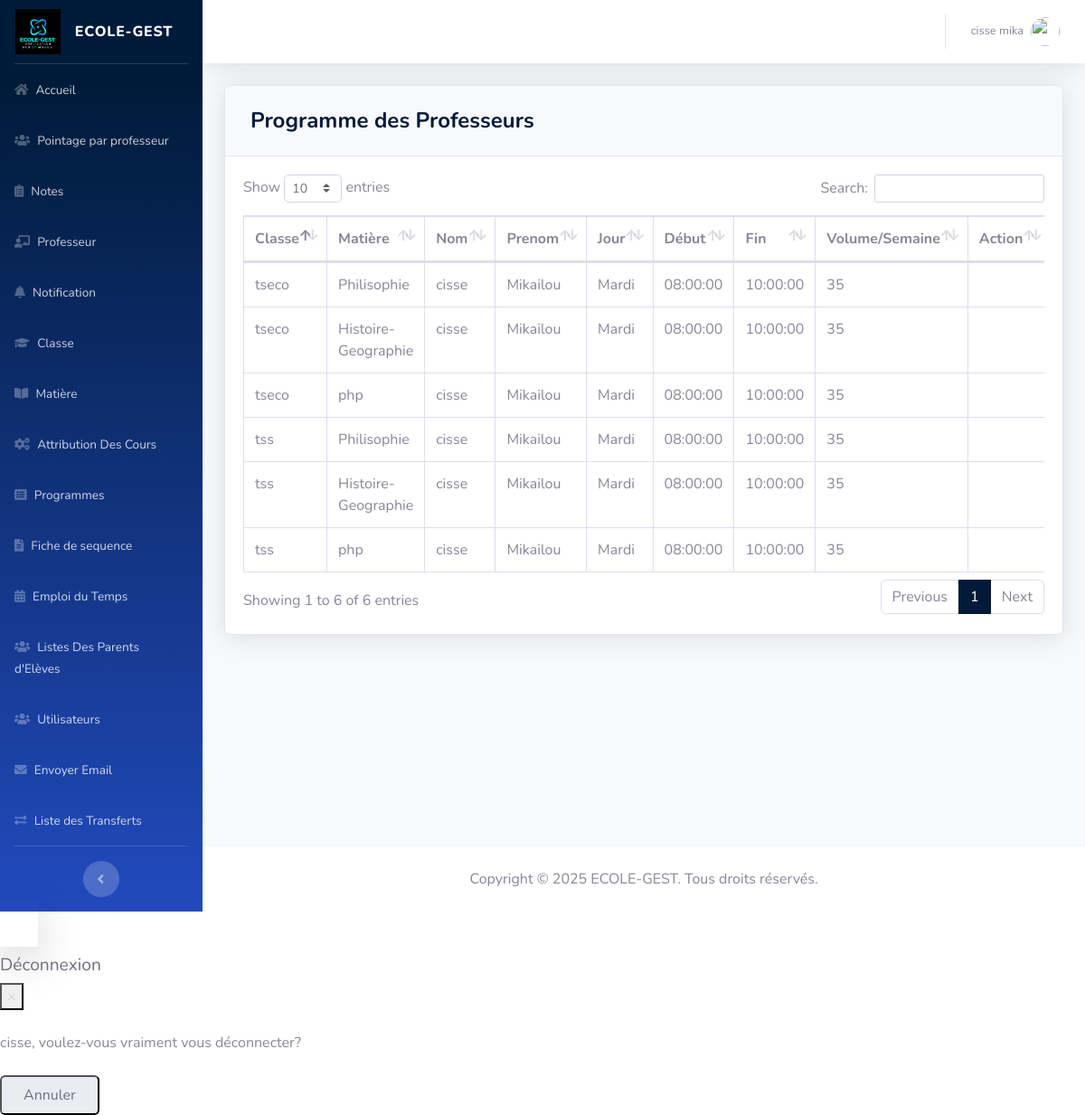
The page /pages/attri_provi.php (signed in) on the database its author committed.
### tables this page shows
CREATE TABLE `attribution` (
  `id_attribution` int(11) NOT NULL,
  `jour` varchar(100) DEFAULT NULL,
  `heure_debut` time DEFAULT NULL,
  `heure_fin` time DEFAULT NULL,
  `volume` int(11) DEFAULT NULL,
  `id_professeur` int(11) DEFAULT NULL,
  `nom_ecole` varchar(100) DEFAULT NULL,
  `champ_visible` int(1) NOT NULL DEFAULT 1,
  `id_classe` int(11) NOT NULL,
  `id_matiere` int(11) NOT NULL
);

CREATE TABLE `classe` (
  `id_classe` int(11) NOT NULL,
  `code_classe` varchar(100) DEFAULT NULL,
  `libelle_classe` varchar(100) DEFAULT NULL,
  `niveau` varchar(100) DEFAULT NULL,
  `id_filiere` int(11) DEFAULT NULL,
  `id_annee` int(11) DEFAULT NULL,
  `id_antenne` int(11) DEFAULT NULL,
  `nom_ecole` varchar(100) NOT NULL,
  `champ_visible` int(1) NOT NULL DEFAULT 1,
  `annee_scolaire` varchar(100) NOT NULL,
  `nombre_table` int(11) NOT NULL
);

CREATE TABLE `matiere` (
  `id_matiere` int(11) NOT NULL,
  `libelle_matiere` varchar(100) DEFAULT NULL,
  `champ_visible` int(1) NOT NULL DEFAULT 1,
  `nom_ecole` varchar(100) NOT NULL
);

CREATE TABLE `professeur` (
  `id_professeur` int(11) NOT NULL,
  `nom_professeur` varchar(100) DEFAULT NULL,
  `prenom_professeur` varchar(100) DEFAULT NULL,
  `telephone1` int(11) DEFAULT NULL,
  `telephone2` int(11) DEFAULT NULL,
  `email` varchar(100) DEFAULT NULL,
  `ville` varchar(100) DEFAULT NULL,
  `profession` varchar(100) DEFAULT NULL,
  `employeur` varchar(100) DEFAULT NULL,
  `nom_ecole` varchar(100) NOT NULL,
  `champ_visible` int(1) NOT NULL DEFAULT 1,
  `dernier_diplome` varchar(100) NOT NULL
);

### pages/attri_provi.php (the view, shortened to what this page needs)
<?php
include'../includes/connection.php';
include'../includes/sidebar_provi.php';
?>
            <div class="card shadow mb-4">
            <div class="card-header py-3">
              <h4 class="m-2 font-weight-bold text-primary">Programme des Professeurs</h4>
            </div>
            <div class="card-body">
              <div class="table-responsive">
                <table class="table table-bordered" id="dataTable" width="100%" cellspacing="0">
                  <thead>
                      <tr>
                        <th>Classe</th>
                        <th>Matière</th>
                        <th>Nom </th>
                        <th>Prenom </th>
                        <th>Jour</th>
                        <th>Début</th>
                        <th> Fin</th>
                        <th>Volume/Semaine</th>
                        <th>Action</th>
                      </tr>
                  </thead>
                  <tbody>
                    <?php
$query = 'SELECT at.id_attribution, at.id_matiere, p.id_professeur, p.nom_professeur,c.code_classe,m.libelle_matiere, p.prenom_professeur, at.id_classe, at.jour, at.heure_debut, at.heure_fin, at.volume FROM attribution at, professeur p, classe c, matiere m WHERE at.id_professeur = p.id_professeur AND at.nom_ecole = (SELECT nom_ecole FROM utilisateur WHERE nom_user = "'.$_SESSION['nom_user'].'" AND prenom_user = "'.$_SESSION['prenom_user'].'") and at.champ_visible=1';
                      $result = mysqli_query($db, $query) or die (mysqli_error($db));
                      while ($row = mysqli_fetch_assoc($result)) {
                      echo '<tr>';
                      echo '<td>'. $row['code_classe'].'</td>';
                      echo '<td>'. $row['libelle_matiere'].'</td>';
                      echo '<td>'. $row['nom_professeur'].'</td>';
                      echo '<td>'. $row['prenom_professeur'].'</td>';
                      echo '<td>'. $row['jour'].'</td>';
                      echo '<td>'. $row['heure_debut'].'</td>';
                      echo '<td>'. $row['heure_fin'].'</td>';
                      echo '<td>'. $row['volume'].'</td>';
                      echo '<td align="right"> <div class="btn-group">
                            </ul>
                            </div>
                          </div> </td>';
                        }
?>
                        </div>
<?php
include'../includes/footer.php';
?>

### rows shown on the page
attribution: id_classe.code_classe "tseco", id_matiere.libelle_matiere "Philisophie", id_professeur.nom_professeur "cisse", id_professeur.prenom_professeur "Mikailou", jour "Mardi", heure_debut "08:00:00", heure_fin "10:00:00", volume "35", classe.code_classe "tss", matiere.libelle_matiere "Histoire-Geographie", matiere.libelle_matiere "php"

### other values the page prints
$_SESSION['nom_user'] "cisse"
$_SESSION['prenom_user'] "mika"
